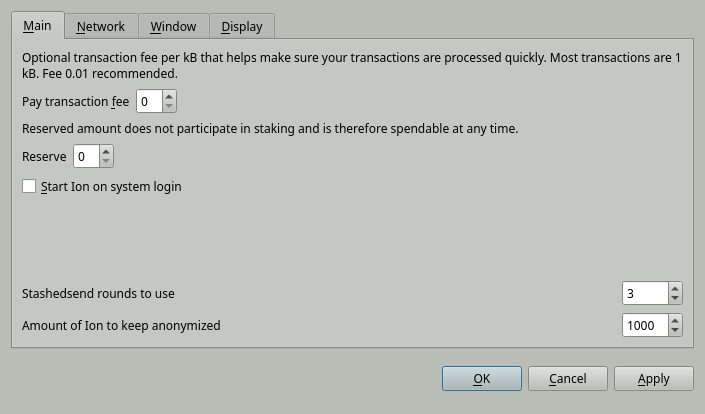
<?xml version="1.0" encoding="UTF-8"?>
<ui version="4.0">
 <class>OptionsDialog</class>
 <widget class="QDialog" name="OptionsDialog">
  <property name="geometry">
   <rect>
    <x>0</x>
    <y>0</y>
    <width>705</width>
    <height>414</height>
   </rect>
  </property>
  <property name="palette">
   <palette>
    <active>
     <colorrole role="WindowText">
      <brush brushstyle="SolidPattern">
       <color alpha="255">
        <red>0</red>
        <green>0</green>
        <blue>0</blue>
       </color>
      </brush>
     </colorrole>
     <colorrole role="Button">
      <brush brushstyle="SolidPattern">
       <color alpha="255">
        <red>186</red>
        <green>189</green>
        <blue>182</blue>
       </color>
      </brush>
     </colorrole>
     <colorrole role="Light">
      <brush brushstyle="SolidPattern">
       <color alpha="255">
        <red>255</red>
        <green>255</green>
        <blue>255</blue>
       </color>
      </brush>
     </colorrole>
     <colorrole role="Midlight">
      <brush brushstyle="SolidPattern">
       <color alpha="255">
        <red>220</red>
        <green>222</green>
        <blue>218</blue>
       </color>
      </brush>
     </colorrole>
     <colorrole role="Dark">
      <brush brushstyle="SolidPattern">
       <color alpha="255">
        <red>93</red>
        <green>94</green>
        <blue>91</blue>
       </color>
      </brush>
     </colorrole>
     <colorrole role="Mid">
      <brush brushstyle="SolidPattern">
       <color alpha="255">
        <red>124</red>
        <green>126</green>
        <blue>121</blue>
       </color>
      </brush>
     </colorrole>
     <colorrole role="Text">
      <brush brushstyle="SolidPattern">
       <color alpha="255">
        <red>0</red>
        <green>0</green>
        <blue>0</blue>
       </color>
      </brush>
     </colorrole>
     <colorrole role="BrightText">
      <brush brushstyle="SolidPattern">
       <color alpha="255">
        <red>255</red>
        <green>255</green>
        <blue>255</blue>
       </color>
      </brush>
     </colorrole>
     <colorrole role="ButtonText">
      <brush brushstyle="SolidPattern">
       <color alpha="255">
        <red>0</red>
        <green>0</green>
        <blue>0</blue>
       </color>
      </brush>
     </colorrole>
     <colorrole role="Base">
      <brush brushstyle="SolidPattern">
       <color alpha="255">
        <red>255</red>
        <green>255</green>
        <blue>255</blue>
       </color>
      </brush>
     </colorrole>
     <colorrole role="Window">
      <brush brushstyle="SolidPattern">
       <color alpha="255">
        <red>186</red>
        <green>189</green>
        <blue>182</blue>
       </color>
      </brush>
     </colorrole>
     <colorrole role="Shadow">
      <brush brushstyle="SolidPattern">
       <color alpha="255">
        <red>0</red>
        <green>0</green>
        <blue>0</blue>
       </color>
      </brush>
     </colorrole>
     <colorrole role="AlternateBase">
      <brush brushstyle="SolidPattern">
       <color alpha="255">
        <red>220</red>
        <green>222</green>
        <blue>218</blue>
       </color>
      </brush>
     </colorrole>
     <colorrole role="ToolTipBase">
      <brush brushstyle="SolidPattern">
       <color alpha="255">
        <red>255</red>
        <green>255</green>
        <blue>220</blue>
       </color>
      </brush>
     </colorrole>
     <colorrole role="ToolTipText">
      <brush brushstyle="SolidPattern">
       <color alpha="255">
        <red>0</red>
        <green>0</green>
        <blue>0</blue>
       </color>
      </brush>
     </colorrole>
    </active>
    <inactive>
     <colorrole role="WindowText">
      <brush brushstyle="SolidPattern">
       <color alpha="255">
        <red>0</red>
        <green>0</green>
        <blue>0</blue>
       </color>
      </brush>
     </colorrole>
     <colorrole role="Button">
      <brush brushstyle="SolidPattern">
       <color alpha="255">
        <red>186</red>
        <green>189</green>
        <blue>182</blue>
       </color>
      </brush>
     </colorrole>
     <colorrole role="Light">
      <brush brushstyle="SolidPattern">
       <color alpha="255">
        <red>255</red>
        <green>255</green>
        <blue>255</blue>
       </color>
      </brush>
     </colorrole>
     <colorrole role="Midlight">
      <brush brushstyle="SolidPattern">
       <color alpha="255">
        <red>220</red>
        <green>222</green>
        <blue>218</blue>
       </color>
      </brush>
     </colorrole>
     <colorrole role="Dark">
      <brush brushstyle="SolidPattern">
       <color alpha="255">
        <red>93</red>
        <green>94</green>
        <blue>91</blue>
       </color>
      </brush>
     </colorrole>
     <colorrole role="Mid">
      <brush brushstyle="SolidPattern">
       <color alpha="255">
        <red>124</red>
        <green>126</green>
        <blue>121</blue>
       </color>
      </brush>
     </colorrole>
     <colorrole role="Text">
      <brush brushstyle="SolidPattern">
       <color alpha="255">
        <red>0</red>
        <green>0</green>
        <blue>0</blue>
       </color>
      </brush>
     </colorrole>
     <colorrole role="BrightText">
      <brush brushstyle="SolidPattern">
       <color alpha="255">
        <red>255</red>
        <green>255</green>
        <blue>255</blue>
       </color>
      </brush>
     </colorrole>
     <colorrole role="ButtonText">
      <brush brushstyle="SolidPattern">
       <color alpha="255">
        <red>0</red>
        <green>0</green>
        <blue>0</blue>
       </color>
      </brush>
     </colorrole>
     <colorrole role="Base">
      <brush brushstyle="SolidPattern">
       <color alpha="255">
        <red>255</red>
        <green>255</green>
        <blue>255</blue>
       </color>
      </brush>
     </colorrole>
     <colorrole role="Window">
      <brush brushstyle="SolidPattern">
       <color alpha="255">
        <red>186</red>
        <green>189</green>
        <blue>182</blue>
       </color>
      </brush>
     </colorrole>
     <colorrole role="Shadow">
      <brush brushstyle="SolidPattern">
       <color alpha="255">
        <red>0</red>
        <green>0</green>
        <blue>0</blue>
       </color>
      </brush>
     </colorrole>
     <colorrole role="AlternateBase">
      <brush brushstyle="SolidPattern">
       <color alpha="255">
        <red>220</red>
        <green>222</green>
        <blue>218</blue>
       </color>
      </brush>
     </colorrole>
     <colorrole role="ToolTipBase">
      <brush brushstyle="SolidPattern">
       <color alpha="255">
        <red>255</red>
        <green>255</green>
        <blue>220</blue>
       </color>
      </brush>
     </colorrole>
     <colorrole role="ToolTipText">
      <brush brushstyle="SolidPattern">
       <color alpha="255">
        <red>0</red>
        <green>0</green>
        <blue>0</blue>
       </color>
      </brush>
     </colorrole>
    </inactive>
    <disabled>
     <colorrole role="WindowText">
      <brush brushstyle="SolidPattern">
       <color alpha="255">
        <red>93</red>
        <green>94</green>
        <blue>91</blue>
       </color>
      </brush>
     </colorrole>
     <colorrole role="Button">
      <brush brushstyle="SolidPattern">
       <color alpha="255">
        <red>186</red>
        <green>189</green>
        <blue>182</blue>
       </color>
      </brush>
     </colorrole>
     <colorrole role="Light">
      <brush brushstyle="SolidPattern">
       <color alpha="255">
        <red>255</red>
        <green>255</green>
        <blue>255</blue>
       </color>
      </brush>
     </colorrole>
     <colorrole role="Midlight">
      <brush brushstyle="SolidPattern">
       <color alpha="255">
        <red>220</red>
        <green>222</green>
        <blue>218</blue>
       </color>
      </brush>
     </colorrole>
     <colorrole role="Dark">
      <brush brushstyle="SolidPattern">
       <color alpha="255">
        <red>93</red>
        <green>94</green>
        <blue>91</blue>
       </color>
      </brush>
     </colorrole>
     <colorrole role="Mid">
      <brush brushstyle="SolidPattern">
       <color alpha="255">
        <red>124</red>
        <green>126</green>
        <blue>121</blue>
       </color>
      </brush>
     </colorrole>
     <colorrole role="Text">
      <brush brushstyle="SolidPattern">
       <color alpha="255">
        <red>93</red>
        <green>94</green>
        <blue>91</blue>
       </color>
      </brush>
     </colorrole>
     <colorrole role="BrightText">
      <brush brushstyle="SolidPattern">
       <color alpha="255">
        <red>255</red>
        <green>255</green>
        <blue>255</blue>
       </color>
      </brush>
     </colorrole>
     <colorrole role="ButtonText">
      <brush brushstyle="SolidPattern">
       <color alpha="255">
        <red>93</red>
        <green>94</green>
        <blue>91</blue>
       </color>
      </brush>
     </colorrole>
     <colorrole role="Base">
      <brush brushstyle="SolidPattern">
       <color alpha="255">
        <red>186</red>
        <green>189</green>
        <blue>182</blue>
       </color>
      </brush>
     </colorrole>
     <colorrole role="Window">
      <brush brushstyle="SolidPattern">
       <color alpha="255">
        <red>186</red>
        <green>189</green>
        <blue>182</blue>
       </color>
      </brush>
     </colorrole>
     <colorrole role="Shadow">
      <brush brushstyle="SolidPattern">
       <color alpha="255">
        <red>0</red>
        <green>0</green>
        <blue>0</blue>
       </color>
      </brush>
     </colorrole>
     <colorrole role="AlternateBase">
      <brush brushstyle="SolidPattern">
       <color alpha="255">
        <red>186</red>
        <green>189</green>
        <blue>182</blue>
       </color>
      </brush>
     </colorrole>
     <colorrole role="ToolTipBase">
      <brush brushstyle="SolidPattern">
       <color alpha="255">
        <red>255</red>
        <green>255</green>
        <blue>220</blue>
       </color>
      </brush>
     </colorrole>
     <colorrole role="ToolTipText">
      <brush brushstyle="SolidPattern">
       <color alpha="255">
        <red>0</red>
        <green>0</green>
        <blue>0</blue>
       </color>
      </brush>
     </colorrole>
    </disabled>
   </palette>
  </property>
  <property name="font">
   <font>
    <family>Sawasdee</family>
   </font>
  </property>
  <property name="windowTitle">
   <string>Options</string>
  </property>
  <property name="modal">
   <bool>true</bool>
  </property>
  <layout class="QVBoxLayout" name="verticalLayout">
   <item>
    <widget class="QTabWidget" name="tabWidget">
     <property name="tabPosition">
      <enum>QTabWidget::North</enum>
     </property>
     <property name="currentIndex">
      <number>0</number>
     </property>
     <widget class="QWidget" name="tabMain">
      <attribute name="title">
       <string>&amp;Main</string>
      </attribute>
      <layout class="QGridLayout" name="gridLayout">
       <item row="0" column="0" colspan="2">
        <widget class="QLabel" name="transactionFeeInfoLabel">
         <property name="text">
          <string>Optional transaction fee per kB that helps make sure your transactions are processed quickly. Most transactions are 1 kB. Fee 0.01 recommended.</string>
         </property>
         <property name="textFormat">
          <enum>Qt::PlainText</enum>
         </property>
         <property name="wordWrap">
          <bool>true</bool>
         </property>
        </widget>
       </item>
       <item row="1" column="0">
        <layout class="QHBoxLayout" name="horizontalLayoutFee">
         <item>
          <widget class="QLabel" name="transactionFeeLabel">
           <property name="text">
            <string>Pay transaction &amp;fee</string>
           </property>
           <property name="textFormat">
            <enum>Qt::PlainText</enum>
           </property>
           <property name="buddy">
            <cstring>transactionFee</cstring>
           </property>
          </widget>
         </item>
         <item>
          <widget class="IonAmountField" name="transactionFee"/>
         </item>
         <item>
          <spacer name="horizontalSpacerFee">
           <property name="orientation">
            <enum>Qt::Horizontal</enum>
           </property>
           <property name="sizeHint" stdset="0">
            <size>
             <width>40</width>
             <height>20</height>
            </size>
           </property>
          </spacer>
         </item>
        </layout>
       </item>
       <item row="2" column="0" colspan="2">
        <widget class="QLabel" name="reserveBalanceInfoLabel">
         <property name="text">
          <string>Reserved amount does not participate in staking and is therefore spendable at any time.</string>
         </property>
         <property name="textFormat">
          <enum>Qt::PlainText</enum>
         </property>
         <property name="wordWrap">
          <bool>true</bool>
         </property>
        </widget>
       </item>
       <item row="3" column="0">
        <layout class="QHBoxLayout" name="horizontalLayoutReserveBalance">
         <item>
          <widget class="QLabel" name="reserveBalanceLabel">
           <property name="text">
            <string>Reserve</string>
           </property>
           <property name="textFormat">
            <enum>Qt::PlainText</enum>
           </property>
           <property name="buddy">
            <cstring>reserveBalance</cstring>
           </property>
          </widget>
         </item>
         <item>
          <widget class="IonAmountField" name="reserveBalance"/>
         </item>
         <item>
          <spacer name="horizontalSpacerReserveBalance">
           <property name="orientation">
            <enum>Qt::Horizontal</enum>
           </property>
           <property name="sizeHint" stdset="0">
            <size>
             <width>40</width>
             <height>20</height>
            </size>
           </property>
          </spacer>
         </item>
        </layout>
       </item>
       <item row="4" column="0">
        <widget class="QCheckBox" name="ionAtStartup">
         <property name="toolTip">
          <string>Automatically start Ion after logging in to the system.</string>
         </property>
         <property name="text">
          <string>&amp;Start Ion on system login</string>
         </property>
        </widget>
       </item>
       <item row="5" column="0">
        <spacer name="verticalSpacer_Main">
         <property name="orientation">
          <enum>Qt::Vertical</enum>
         </property>
         <property name="sizeHint" stdset="0">
          <size>
           <width>20</width>
           <height>40</height>
          </size>
         </property>
        </spacer>
       </item>
       <item row="6" column="0">
        <widget class="QLabel" name="label">
         <property name="toolTip">
          <string>&lt;html&gt;&lt;head/&gt;&lt;body&gt;&lt;p&gt;This setting determines the amount of individual masternodes that an input will be anonymized through. More rounds of anonymization gives a higher degree of privacy, but also costs more in fees.&lt;/p&gt;&lt;/body&gt;&lt;/html&gt;</string>
         </property>
         <property name="text">
          <string>Stashedsend rounds to use</string>
         </property>
        </widget>
       </item>
       <item row="6" column="1">
        <widget class="QSpinBox" name="stashedsendRounds">
         <property name="minimum">
          <number>2</number>
         </property>
         <property name="maximum">
          <number>16</number>
         </property>
         <property name="value">
          <number>3</number>
         </property>
        </widget>
       </item>
       <item row="7" column="0">
        <widget class="QLabel" name="label_2">
         <property name="toolTip">
          <string>This amount acts as a threshold to turn off Stashedsend once it's reached.</string>
         </property>
         <property name="statusTip">
          <string notr="true"/>
         </property>
         <property name="whatsThis">
          <string notr="true"/>
         </property>
         <property name="accessibleName">
          <string notr="true"/>
         </property>
         <property name="accessibleDescription">
          <string notr="true"/>
         </property>
         <property name="text">
          <string>Amount of Ion to keep anonymized</string>
         </property>
        </widget>
       </item>
       <item row="7" column="1">
        <widget class="QSpinBox" name="anonymizeIon">
         <property name="minimum">
          <number>2</number>
         </property>
         <property name="maximum">
          <number>10000</number>
         </property>
         <property name="singleStep">
          <number>10</number>
         </property>
         <property name="value">
          <number>1000</number>
         </property>
        </widget>
       </item>
      </layout>
     </widget>
     <widget class="QWidget" name="tabNetwork">
      <attribute name="title">
       <string>&amp;Network</string>
      </attribute>
      <layout class="QVBoxLayout" name="verticalLayout_Network">
       <item>
        <widget class="QCheckBox" name="mapPortUpnp">
         <property name="toolTip">
          <string>Automatically open the Ion client port on the router. This only works when your router supports UPnP and it is enabled.</string>
         </property>
         <property name="text">
          <string>Map port using &amp;UPnP</string>
         </property>
        </widget>
       </item>
       <item>
        <widget class="QCheckBox" name="connectSocks">
         <property name="toolTip">
          <string>Connect to the Ion network through a SOCKS5 proxy (e.g. when connecting through Tor).</string>
         </property>
         <property name="text">
          <string>&amp;Connect through SOCKS5 proxy:</string>
         </property>
        </widget>
       </item>
       <item>
        <layout class="QHBoxLayout" name="horizontalLayout_Network">
         <item>
          <widget class="QLabel" name="proxyIpLabel">
           <property name="text">
            <string>Proxy &amp;IP:</string>
           </property>
           <property name="textFormat">
            <enum>Qt::PlainText</enum>
           </property>
           <property name="buddy">
            <cstring>proxyIp</cstring>
           </property>
          </widget>
         </item>
         <item>
          <widget class="QValidatedLineEdit" name="proxyIp">
           <property name="maximumSize">
            <size>
             <width>140</width>
             <height>16777215</height>
            </size>
           </property>
           <property name="toolTip">
            <string>IP address of the proxy (e.g. 127.0.0.1)</string>
           </property>
          </widget>
         </item>
         <item>
          <widget class="QLabel" name="proxyPortLabel">
           <property name="text">
            <string>&amp;Port:</string>
           </property>
           <property name="textFormat">
            <enum>Qt::PlainText</enum>
           </property>
           <property name="buddy">
            <cstring>proxyPort</cstring>
           </property>
          </widget>
         </item>
         <item>
          <widget class="QLineEdit" name="proxyPort">
           <property name="maximumSize">
            <size>
             <width>55</width>
             <height>16777215</height>
            </size>
           </property>
           <property name="toolTip">
            <string>Port of the proxy (e.g. 9050)</string>
           </property>
          </widget>
         </item>
         <item>
          <spacer name="horizontalSpacer_Network">
           <property name="orientation">
            <enum>Qt::Horizontal</enum>
           </property>
           <property name="sizeHint" stdset="0">
            <size>
             <width>40</width>
             <height>20</height>
            </size>
           </property>
          </spacer>
         </item>
        </layout>
       </item>
       <item>
        <spacer name="verticalSpacer_Network">
         <property name="orientation">
          <enum>Qt::Vertical</enum>
         </property>
         <property name="sizeHint" stdset="0">
          <size>
           <width>20</width>
           <height>40</height>
          </size>
         </property>
        </spacer>
       </item>
      </layout>
     </widget>
     <widget class="QWidget" name="tabWindow">
      <attribute name="title">
       <string>&amp;Window</string>
      </attribute>
      <layout class="QVBoxLayout" name="verticalLayout_Window">
       <item>
        <widget class="QCheckBox" name="minimizeToTray">
         <property name="toolTip">
          <string>Show only a tray icon after minimizing the window.</string>
         </property>
         <property name="text">
          <string>&amp;Minimize to the tray instead of the taskbar</string>
         </property>
        </widget>
       </item>
       <item>
        <widget class="QCheckBox" name="minimizeOnClose">
         <property name="toolTip">
          <string>Minimize instead of exit the application when the window is closed. When this option is enabled, the application will be closed only after selecting Quit in the menu.</string>
         </property>
         <property name="text">
          <string>M&amp;inimize on close</string>
         </property>
        </widget>
       </item>
       <item>
        <spacer name="verticalSpacer_Window">
         <property name="orientation">
          <enum>Qt::Vertical</enum>
         </property>
         <property name="sizeHint" stdset="0">
          <size>
           <width>20</width>
           <height>40</height>
          </size>
         </property>
        </spacer>
       </item>
      </layout>
     </widget>
     <widget class="QWidget" name="tabDisplay">
      <attribute name="title">
       <string>&amp;Display</string>
      </attribute>
      <layout class="QVBoxLayout" name="verticalLayout_Display">
       <item>
        <layout class="QHBoxLayout" name="horizontalLayout_1_Display">
         <item>
          <widget class="QLabel" name="langLabel">
           <property name="text">
            <string>User Interface &amp;language:</string>
           </property>
           <property name="textFormat">
            <enum>Qt::PlainText</enum>
           </property>
           <property name="buddy">
            <cstring>lang</cstring>
           </property>
          </widget>
         </item>
         <item>
          <widget class="QValueComboBox" name="lang">
           <property name="toolTip">
            <string>The user interface language can be set here. This setting will take effect after restarting Ion.</string>
           </property>
          </widget>
         </item>
        </layout>
       </item>
       <item>
        <layout class="QHBoxLayout" name="horizontalLayout_2_Display">
         <item>
          <widget class="QLabel" name="unitLabel">
           <property name="text">
            <string>&amp;Unit to show amounts in:</string>
           </property>
           <property name="textFormat">
            <enum>Qt::PlainText</enum>
           </property>
           <property name="buddy">
            <cstring>unit</cstring>
           </property>
          </widget>
         </item>
         <item>
          <widget class="QValueComboBox" name="unit">
           <property name="toolTip">
            <string>Choose the default subdivision unit to show in the interface and when sending coins.</string>
           </property>
          </widget>
         </item>
        </layout>
       </item>
       <item>
        <widget class="QCheckBox" name="coinControlFeatures">
         <property name="toolTip">
          <string>Whether to show coin control features or not.</string>
         </property>
         <property name="text">
          <string>Display coin &amp;control features (experts only!)</string>
         </property>
        </widget>
       </item>
       <item>
        <spacer name="verticalSpacer_Display">
         <property name="orientation">
          <enum>Qt::Vertical</enum>
         </property>
         <property name="sizeHint" stdset="0">
          <size>
           <width>20</width>
           <height>40</height>
          </size>
         </property>
        </spacer>
       </item>
      </layout>
     </widget>
    </widget>
   </item>
   <item>
    <layout class="QHBoxLayout" name="horizontalLayout_Buttons">
     <item>
      <spacer name="horizontalSpacer_1">
       <property name="orientation">
        <enum>Qt::Horizontal</enum>
       </property>
       <property name="sizeHint" stdset="0">
        <size>
         <width>40</width>
         <height>48</height>
        </size>
       </property>
      </spacer>
     </item>
     <item>
      <widget class="QLabel" name="statusLabel">
       <property name="font">
        <font>
         <weight>75</weight>
         <bold>true</bold>
        </font>
       </property>
       <property name="text">
        <string/>
       </property>
       <property name="textFormat">
        <enum>Qt::PlainText</enum>
       </property>
       <property name="wordWrap">
        <bool>true</bool>
       </property>
      </widget>
     </item>
     <item>
      <spacer name="horizontalSpacer_2">
       <property name="orientation">
        <enum>Qt::Horizontal</enum>
       </property>
       <property name="sizeHint" stdset="0">
        <size>
         <width>40</width>
         <height>48</height>
        </size>
       </property>
      </spacer>
     </item>
     <item>
      <widget class="QPushButton" name="okButton">
       <property name="text">
        <string>&amp;OK</string>
       </property>
      </widget>
     </item>
     <item>
      <widget class="QPushButton" name="cancelButton">
       <property name="text">
        <string>&amp;Cancel</string>
       </property>
       <property name="autoDefault">
        <bool>false</bool>
       </property>
      </widget>
     </item>
     <item>
      <widget class="QPushButton" name="applyButton">
       <property name="text">
        <string>&amp;Apply</string>
       </property>
       <property name="autoDefault">
        <bool>false</bool>
       </property>
      </widget>
     </item>
    </layout>
   </item>
  </layout>
 </widget>
 <customwidgets>
  <customwidget>
   <class>QValidatedLineEdit</class>
   <extends>QLineEdit</extends>
   <header>qvalidatedlineedit.h</header>
  </customwidget>
  <customwidget>
   <class>IonAmountField</class>
   <extends>QSpinBox</extends>
   <header>ionamountfield.h</header>
   <container>1</container>
  </customwidget>
  <customwidget>
   <class>QValueComboBox</class>
   <extends>QComboBox</extends>
   <header>qvaluecombobox.h</header>
  </customwidget>
 </customwidgets>
 <resources/>
 <connections/>
</ui>
